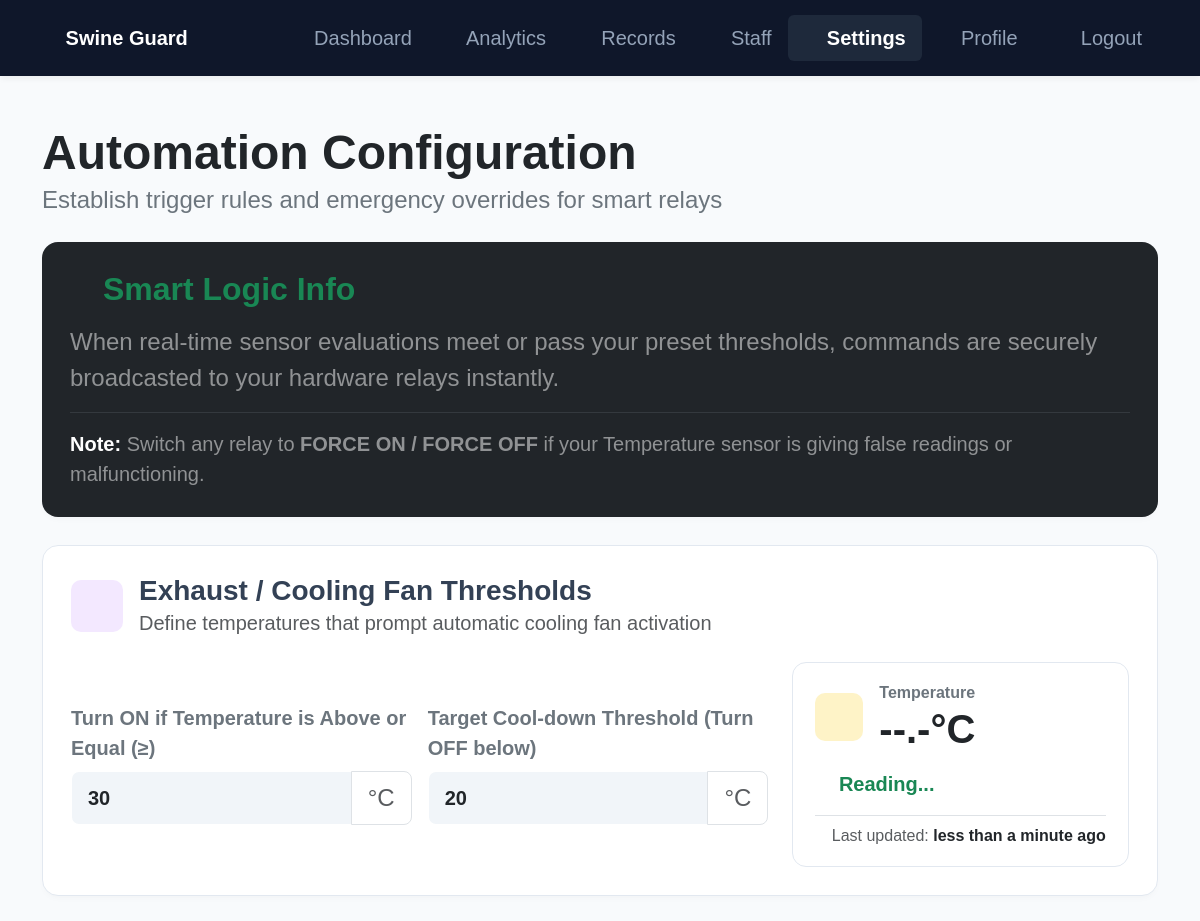
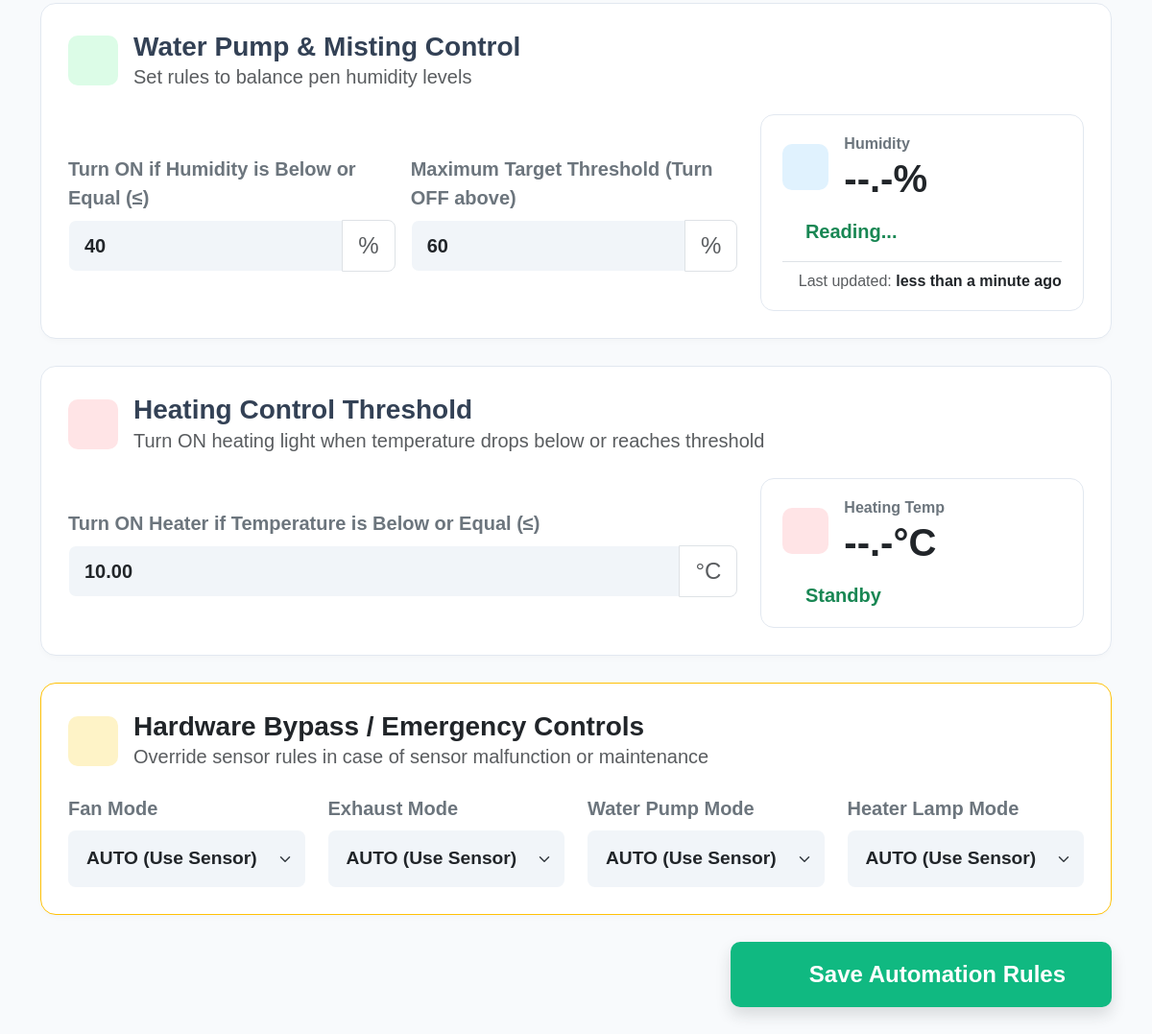
/admin/settings.php (signed in), run on the app's committed database (2 pictures, top to bottom).
### tables this page shows
CREATE TABLE `settings_rule` (
  `id` int(11) NOT NULL,
  `temperature_on` varchar(50) DEFAULT '30.0',
  `temperature_off` varchar(50) DEFAULT '26.0',
  `humidity_on` varchar(50) DEFAULT '60.0',
  `humidity_off` varchar(50) DEFAULT '75.0',
  `heater_on` decimal(5,2) DEFAULT 20.00,
  `heater_off` decimal(5,2) DEFAULT 25.00,
  `fan_bypass` enum('AUTO','FORCE_ON','FORCE_OFF') NOT NULL DEFAULT 'AUTO',
  `exhaust_bypass` enum('AUTO','FORCE_ON','FORCE_OFF') NOT NULL DEFAULT 'AUTO',
  `water_pump_bypass` enum('AUTO','FORCE_ON','FORCE_OFF') NOT NULL DEFAULT 'AUTO',
  `heater_bypass` enum('AUTO','FORCE_ON','FORCE_OFF') NOT NULL DEFAULT 'AUTO',
  `light_bypass` enum('AUTO','FORCE_ON','FORCE_OFF') NOT NULL DEFAULT 'AUTO'
);

### admin/settings.php (the view, shortened to what this page needs)
<?php
include "../include/dbcon.php";
$temp_on = $temp_off = $humid_on = $humid_off = $heater_on = "";
$fan_bypass = $exhaust_bypass = $pump_bypass = $heater_bypass = "AUTO";
$get_rules = $conn->query("SELECT * FROM settings_rule WHERE id = 1");
if ($get_rules && $get_rules->num_rows > 0) {
    $rule = $get_rules->fetch_assoc();
    $temp_on        = $rule['temperature_on'] ?? '';
    $temp_off       = $rule['temperature_off'] ?? '';
    $humid_on       = $rule['humidity_on'] ?? '';
    $humid_off      = $rule['humidity_off'] ?? '';
    $heater_on      = $rule['heater_on'] ?? '';
    $fan_bypass     = $rule['fan_bypass'] ?? 'AUTO';
    $exhaust_bypass = $rule['exhaust_bypass'] ?? 'AUTO';
    $pump_bypass    = $rule['water_pump_bypass'] ?? 'AUTO';
    $heater_bypass  = $rule['heater_bypass'] ?? 'AUTO';
}
?>
<!DOCTYPE html>
<html lang="en">
<head>
    <link rel="stylesheet" href="../include/fonts.css">
    <link rel="stylesheet" href="../include/bootstrap.css">
    <link rel="stylesheet" href="../include/fontawesome-free-6.7.2-web/css/all.min.css">
    <link rel="stylesheet" href="../include/animate.min.css">
</head>
<body>
    <?php include("nav.php"); ?>
    <div class="container py-4 animate__animated animate__fadeIn">
        <div class="mb-4">
            <h1 class="display-5 fw-bold text-dark m-0">Automation Configuration</h1>
            <p class="fs-4 text-secondary m-0">Establish trigger rules and emergency overrides for smart relays</p>
        </div>
        <div class="row">
            <div class="col-12">
                <div class="settings-card bg-dark text-white border-0">
                    <h3 class="fw-bold mb-3 text-success fs-2"><i class="fa-solid fa-circle-info me-2"></i>Smart Logic Info</h3>
                    <p class="fs-4 text-white-50">When real-time sensor evaluations meet or pass your preset thresholds, commands are securely broadcasted to your hardware relays instantly.</p>
                    <hr class="border-secondary my-3">
                    <p class="fs-5 text-white-50 mb-0"><strong class="text-white">Note:</strong> Switch any relay to <strong>FORCE ON / FORCE OFF</strong> if your Temperature sensor is giving false readings or malfunctioning.</p>
                </div>
                <form id="settingsForm">
                    <div class="settings-card">
                        <div class="d-flex align-items-center mb-4">
                            <div class="config-icon bg-fan-light me-3">
                                <i class="fa-solid fa-fan"></i>
                            </div>
                            <div>
                                <h3 class="fw-bold m-0 fs-3">Exhaust / Cooling Fan Thresholds</h3>
                                <p class="text-muted fs-5 m-0">Define temperatures that prompt automatic cooling fan activation</p>
                            </div>
                        </div>
                        <div class="row g-4 align-items-center">
                            <div class="col-md-8">
                                <div class="row g-3">
                                    <div class="col-12 col-sm-6">
                                        <label class="form-label fs-5 fw-bold text-secondary">Turn ON if Temperature is Above or Equal (≥)</label>
                                        <div class="input-group input-group-lg">
                                            <input type="number" step="0.1" class="form-control" name="fan_trigger_temp" value="<?php echo htmlspecialchars($temp_on); ?>" placeholder="e.g. 28.0" required>
                                            <span class="input-group-text bg-white text-muted fs-4">°C</span>
                                        </div>
                                    </div>
                                    <div class="col-12 col-sm-6">
                                        <label class="form-label fs-5 fw-bold text-secondary">Target Cool-down Threshold (Turn OFF below)</label>
                                        <div class="input-group input-group-lg">
                                            <input type="number" step="0.1" class="form-control" name="fan_stop_temp" value="<?php echo htmlspecialchars($temp_off); ?>" placeholder="e.g. 25.5" required>
                                            <span class="input-group-text bg-white text-muted fs-4">°C</span>
                                        </div>
                                    </div>
                                </div>
                            </div>
                            <div class="col-md-4">
                                <div class="live-inline-card">
                                    <div class="d-flex align-items-center justify-content-between mb-2">
                                        <div class="d-flex align-items-center gap-3">
                                            <div class="live-icon-temp">
                                                <i class="fa-solid fa-temperature-half"></i>
                                            </div>
                                            <div>
                                                <div class="text-secondary fs-6 fw-bold">Temperature</div>
                                                <h2 class="fw-bold m-0 text-dark display-6" id="live_temp">--.-°C</h2>
                                            </div>
                                        </div>
                                    </div>
                                    <div class="text-success fs-5 fw-bold d-flex align-items-center gap-2 mt-2">
                                        <i class="fa-solid fa-circle-check"></i> <span id="temp_status">Reading...</span>
                                    </div>
                                    <div class="mt-3 pt-2 border-top text-muted fs-6">
                                        <i class="fa-regular fa-clock me-1"></i>Last updated: <strong class="text-dark last-updated-text">Loading...</strong>
                                    </div>
                                </div>
                            </div>
                        </div>
                    </div>
                    <div class="settings-card">
                        <div class="d-flex align-items-center mb-4">
                            <div class="config-icon bg-pump-light me-3">
                                <i class="fa-solid fa-faucet"></i>
                            </div>
                            <div>
                                <h3 class="fw-bold m-0 fs-3">Water Pump & Misting Control</h3>
                                <p class="text-muted fs-5 m-0">Set rules to balance pen humidity levels</p>
                            </div>
                        </div>
                        <div class="row g-4 align-items-center">
                            <div class="col-md-8">
                                <div class="row g-3">
                                    <div class="col-12 col-sm-6">
                                        <label class="form-label fs-5 fw-bold text-secondary">Turn ON if Humidity is Below or Equal (≤)</label>
                                        <div class="input-group input-group-lg">
                                            <input type="number" step="0.1" class="form-control" name="pump_trigger_humidity" value="<?php echo htmlspecialchars($humid_on); ?>" placeholder="e.g. 60.0" required>
                                            <span class="input-group-text bg-white text-muted fs-4">%</span>
                                        </div>
                                    </div>
                                    <div class="col-12 col-sm-6">
                                        <label class="form-label fs-5 fw-bold text-secondary">Maximum Target Threshold (Turn OFF above)</label>
                                        <div class="input-group input-group-lg">
                                            <input type="number" step="0.1" class="form-control" name="pump_stop_humidity" value="<?php echo htmlspecialchars($humid_off); ?>" placeholder="e.g. 75.0" required>
                                            <span class="input-group-text bg-white text-muted fs-4">%</span>
                                        </div>
                                    </div>
                                </div>
                            </div>
                            <div class="col-md-4">
                                <div class="live-inline-card">
                                    <div class="d-flex align-items-center justify-content-between mb-2">
                                        <div class="d-flex align-items-center gap-3">
                                            <div class="live-icon-humid">
                                                <i class="fa-solid fa-droplet"></i>
                                            </div>
                                            <div>
                                                <div class="text-secondary fs-6 fw-bold">Humidity</div>
                                                <h2 class="fw-bold m-0 text-dark display-6" id="live_humid">--.-%</h2>
                                            </div>
                                        </div>
                                    </div>
                                    <div class="text-success fs-5 fw-bold d-flex align-items-center gap-2 mt-2">
                                        <i class="fa-solid fa-circle-check"></i> <span id="humid_status">Reading...</span>
                                    </div>
                                    <div class="mt-3 pt-2 border-top text-muted fs-6">
                                        <i class="fa-regular fa-clock me-1"></i>Last updated: <strong class="text-dark last-updated-text">Loading...</strong>
                                    </div>
                                </div>
                            </div>
                        </div>
                    </div>
                    <div class="settings-card">
                        <div class="d-flex align-items-center mb-4">
                            <div class="config-icon bg-heater-light me-3">
                                <i class="fa-solid fa-fire-flame-curved"></i>
                            </div>
                            <div>
                                <h3 class="fw-bold m-0 fs-3">Heating Control Threshold</h3>
                                <p class="text-muted fs-5 m-0">Turn ON heating light when temperature drops below or reaches threshold</p>
                            </div>
                        </div>
                        <div class="row g-4 align-items-center">
                            <div class="col-md-8">
                                <div class="row g-3">
                                    <div class="col-12">
                                        <label class="form-label fs-5 fw-bold text-secondary">Turn ON Heater if Temperature is Below or Equal (≤)</label>
                                        <div class="input-group input-group-lg">
                                            <input type="number" step="0.1" class="form-control" name="heater_trigger_temp" id="heater_trigger_temp" value="<?php echo htmlspecialchars($heater_on); ?>" placeholder="e.g. 20.0" required>
                                            <span class="input-group-text bg-white text-muted fs-4">°C</span>
                                        </div>
                                    </div>
                                </div>
                            </div>
                            <div class="col-md-4">
                                <div class="live-inline-card">
                                    <div class="d-flex align-items-center justify-content-between mb-2">
                                        <div class="d-flex align-items-center gap-3">
                                            <div class="live-icon-heater">
                                                <i class="fa-solid fa-temperature-arrow-up"></i>
                                            </div>
                                            <div>
                                                <div class="text-secondary fs-6 fw-bold">Heating Temp</div>
                                                <h2 class="fw-bold m-0 text-dark display-6" id="live_heater_temp">--.-°C</h2>
                                            </div>
                                        </div>
                                    </div>
                                    <div class="text-success fs-5 fw-bold d-flex align-items-center gap-2 mt-2">
                                        <i class="fa-solid fa-circle-check"></i> <span id="heater_status">Standby</span>
                                    </div>
                                </div>
                            </div>
                        </div>
                    </div>
                    <div class="settings-card border-warning">
                        <div class="d-flex align-items-center mb-4">
                            <div class="config-icon bg-warning-light me-3">
                                <i class="fa-solid fa-triangle-exclamation"></i>
                            </div>
                            <div>
                                <h3 class="fw-bold m-0 text-dark fs-3">Hardware Bypass / Emergency Controls</h3>
                                <p class="text-muted fs-5 m-0">Override sensor rules in case of sensor malfunction or maintenance</p>
                            </div>
                        </div>
                        <div class="row g-4">
                            <div class="col-md-3">
                                <label class="form-label fs-5 fw-bold text-secondary">Fan Mode</label>
                                <select class="form-select form-select-lg" name="fan_bypass">
                                    <option value="AUTO" <?php echo ($fan_bypass == 'AUTO') ? 'selected' : ''; ?>>AUTO (Use Sensor)</option>
                                </select>
                            </div>
                            <div class="col-md-3">
                                <label class="form-label fs-5 fw-bold text-secondary">Exhaust Mode</label>
                                <select class="form-select form-select-lg" name="exhaust_bypass">
                                    <option value="AUTO" <?php echo ($exhaust_bypass == 'AUTO') ? 'selected' : ''; ?>>AUTO (Use Sensor)</option>
                                </select>
                            </div>
                            <div class="col-md-3">
                                <label class="form-label fs-5 fw-bold text-secondary">Water Pump Mode</label>
                                <select class="form-select form-select-lg" name="water_pump_bypass">
                                    <option value="AUTO" <?php echo ($pump_bypass == 'AUTO') ? 'selected' : ''; ?>>AUTO (Use Sensor)</option>
                                </select>
                            </div>
                            <div class="col-md-3">
                                <label class="form-label fs-5 fw-bold text-secondary">Heater Lamp Mode</label>
                                <select class="form-select form-select-lg" name="heater_bypass">
                                    <option value="AUTO" <?php echo ($heater_bypass == 'AUTO') ? 'selected' : ''; ?>>AUTO (Use Sensor)</option>
                                </select>
                            </div>
                        </div>
                    </div>
                    <div class="d-flex justify-content-end mb-5">
                        <button type="submit" class="btn btn-primary shadow px-5 py-3 fs-4">
                            <i class="fa-solid fa-floppy-disk me-2"></i> Save Automation Rules
                        </button>
                    </div>
                </form>
            </div>
        </div>
    </div>
</body>
</html>

### data on the page
settings_rule: fan_trigger_temp "30", fan_stop_temp "20", pump_trigger_humidity "40", pump_stop_humidity "60", heater_trigger_temp "10.00", fan_bypass "AUTO (Use Sensor)", exhaust_bypass "AUTO (Use Sensor)", water_pump_bypass "AUTO (Use Sensor)", heater_bypass "AUTO (Use Sensor)"
